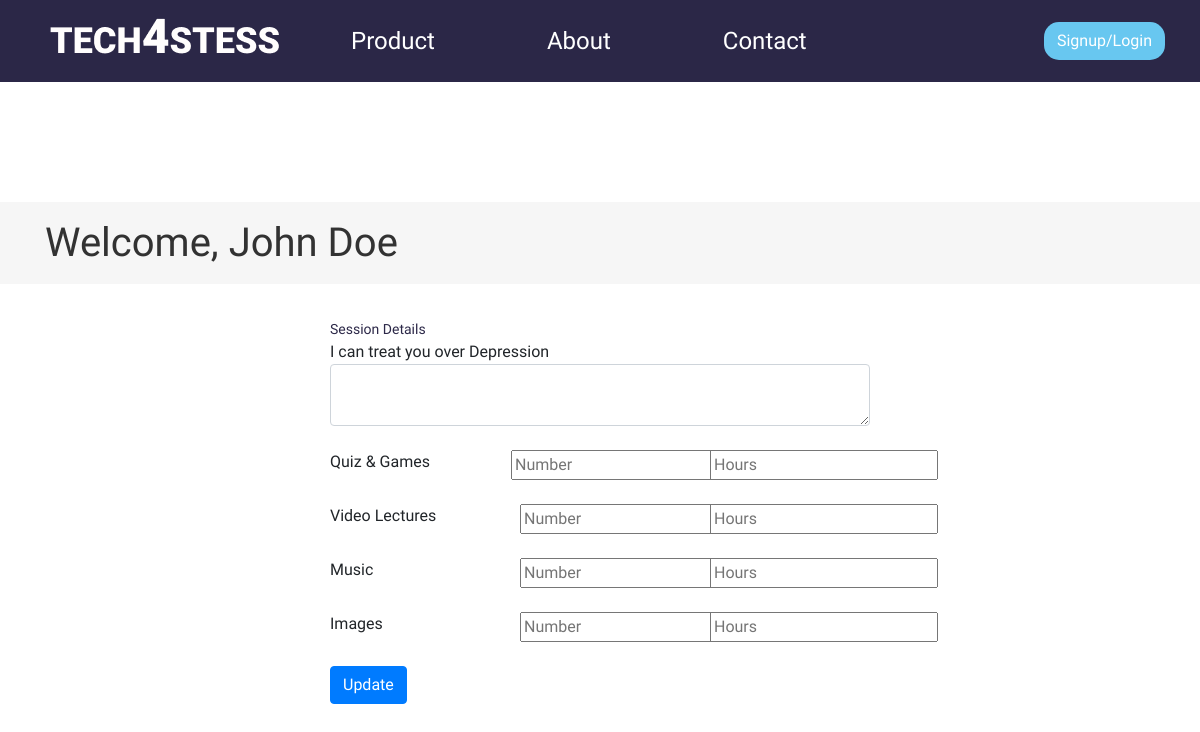
Before: /coach_sessions with the older database file.
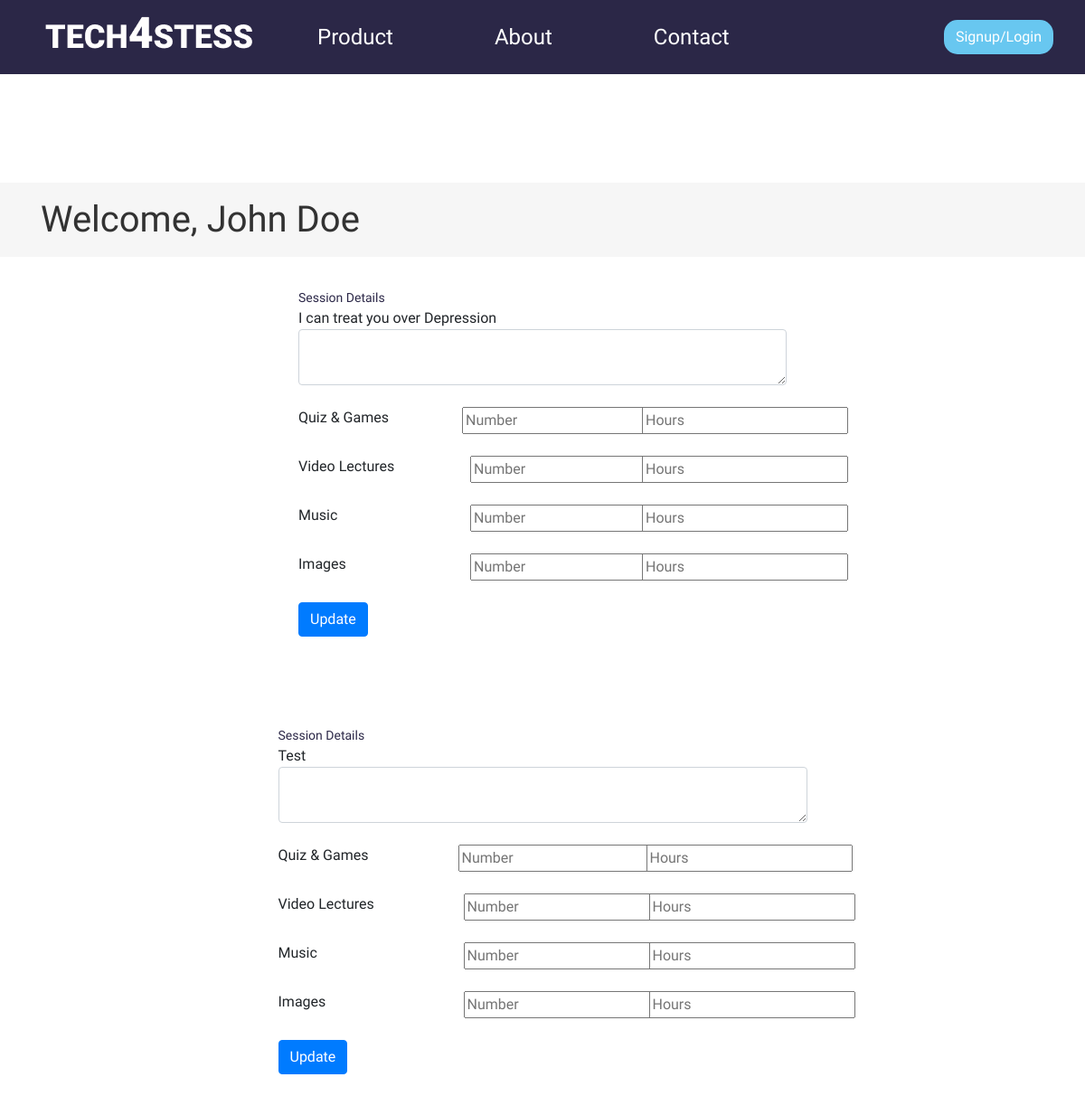
After: the same page with the newer database file.
### client/models.py (models this page shows)
class Coach_sessions(models.Model):
    session_details = models.TextField()
    no_of_quiz = models.BigIntegerField()
    hrs_of_quiz = models.BigIntegerField()
    no_of_video = models.BigIntegerField()
    hrs_of_video = models.BigIntegerField()
    no_of_music = models.BigIntegerField()
    hrs_of_music = models.BigIntegerField()
    no_of_images = models.BigIntegerField()
    hrs_of_images = models.BigIntegerField()

### client/views.py (the view)
# urls.py: path('coach_sessions', coach_sessions),
def coach_sessions(request):
    queryset = Coach_sessions.objects.all()
    context = {
        'object_list': queryset,
    }
    return render(request, 'coach_sessions.html', context)

### templates/coach_sessions.html (shortened to what this page needs)
{% extends 'base.html' %}
{% load static %}
{% block content %}
<br>
<br>
<br>
<br>
<br>
<div class="page-heading">
    <div class="container">
        <p>Welcome, John Doe </p>
    </div>
</div>
<div class="page-content">
    <div class="container">
        {% for object in object_list %}
        <div class="row">
            <div class="col-md-6 offset-md-3">
                <form class="edit-coach-profile">
                    <div class="form-group form-input">
                        <p>Session Details</p>{{object.session_details}}
                        <textarea class="form-control"></textarea>
                    </div>
                    <div class="form-group form-input">
                        <div class="row">
                            <div class="col"> Quiz & Games</div>
                            <div class="col"> <input type="number" value="Number" placeholder="Number"></div>
                            <div class="col"><input type="text" placeholder="Hours" placeholder="Number"></div>
                        </div>
                    </div>
                    <div class="form-group form-input">
                        <div class="row">
                            <div class="col">Video Lectures</div>
                            <div class="col"><input type="number" value="Number" placeholder="Number"></div>
                            <div class="col"><input type="text" placeholder="Hours"></div>
                        </div>
                    </div>
                    <div class="form-group form-input">
                        <div class="row">
                            <div class="col">Music</div>
                            <div class="col"> <input type="number" value="Number" placeholder="Number"></div>
                            <div class="col"><input type="text" placeholder="Hours" placeholder="Number"></div>
                        </div>
                    </div>
                    <div class="form-group form-input">
                        <div class="row">
                            <div class="col">Images</div>
                            <div class="col"> <input type="number" value="Number" placeholder="Number"></div>
                            <div class="col"><input type="text" placeholder="Hours" placeholder="Number"></div>
                        </div>
                    </div>
                    <div class="form-group form-input">
                        <input type="button" class="btn btn-primary" value="Update">
                    </div>
                </form>
            </div>
        </div>
    </div>
</div>
{% endfor %}
{% endblock %}

Changed rows visible on the page:
added Coach_sessions: session_details "Test"
